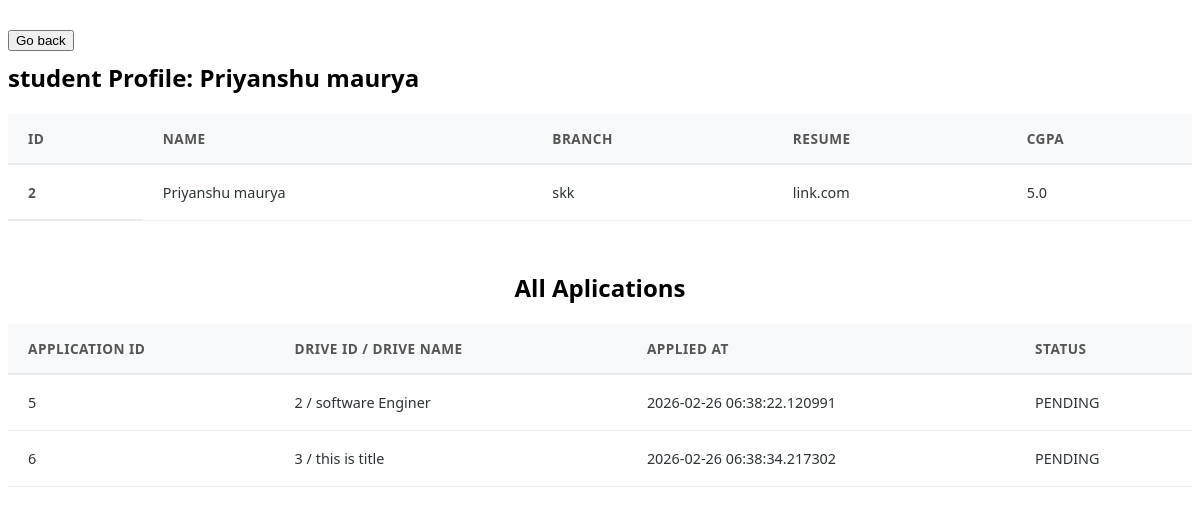
/admin/student/2 (signed in), run on the app's committed database.
### portal/models.py (models this page shows)
class Student(db.Model,UserMixin):
    __tablename__ = 'students'
    id = db.Column(db.Integer , primary_key = True)
    user_id = db.Column(db.Integer,db.ForeignKey('users.id') , nullable = False)
    name = db.Column(db.String(50),nullable = False)
    branch = db.Column(db.String(30) )
    cgpa = db.Column(db.Float ,nullable = False)
    resume_path = db.Column(db.String(200),nullable= False)
    is_blacklisted = db.Column(db.Boolean , default = False)

class Application(db.Model,UserMixin):
    __tablename__ = 'applications'
    id = db.Column(db.Integer , primary_key = True)
    student_id = db.Column(db.Integer,db.ForeignKey('students.id'), nullable = False)
    drive_id = db.Column(db.Integer,db.ForeignKey('placement_drives.id') , nullable = False)
    applied_at = db.Column(db.DateTime,default = datetime.utcnow)
    status = db.Column(db.String(30), nullable = False,default = 'PENDING')#PENDING , SHORTLISTED,SELECTED , REJECTED
    drive = db.relationship('Drive', backref='applications')
    student = db.relationship('Student' , backref = 'students')
    __table_args__ = (
    db.UniqueConstraint('student_id', 'drive_id', name='unique_student_drive'),
)

class Drive(db.Model,UserMixin):
    __tablename__ = 'placement_drives'
    id = db.Column(db.Integer , primary_key = True)
    company_id = db.Column(db.Integer,db.ForeignKey('companies.id') , nullable = False)
    job_title = db.Column(db.String(100), nullable = False)
    description = db.Column(db.String(200), nullable = False)
    eligibility = db.Column(db.String(100), nullable = False)
    deadline = db.Column(db.DateTime, nullable = False)
    status = db.Column(db.String(20), nullable = False,default ='APPROVED') #APPROVED,PENDING,CLOSED
    company = db.relationship('Company' , backref = 'companies')

### app.py (the view)
@app.route('/admin/student/<int:student_id>')
@login_required
def student_details(student_id):
    stud = Student.query.get_or_404(student_id)
    apple = Application.query.filter_by(student_id = stud.id).all()
    return render_template('admin/student_details.html',r = stud,apple=apple)

### app.py (called while the page is built)
@login_manager.user_loader
def load_user(user_id):
    return User.query.get(int(user_id))

### templates/admin/student_details.html (shortened to what this page needs)
<!DOCTYPE html>
<html lang="en">
<head>
</head>
<body>
    <a href="{{url_for('admin_student')}}"><button>Go back</button></a>
    <h2>student Profile: {{ r.name }}</h2>
    <div id="table" class="border">
        <table class="app-tab">
            <thead>
                <tr>
                    <th>ID</th>
                    <th>Name</th>
                    <th>Branch</th>
                    <th>Resume </th>
                    <th>CGPA</th>
                </tr>
            </thead>
            <tbody>
                <tr>
                    <th scope="row">{{r.id}}</th>
                    <td>{{r.name}}</td>
                    <td>{{r.branch}}</td>
                    <td>{{r.resume_path}}</td>
                    <td>{{r.cgpa}}</td>
                </tr>
            </tbody>
        </table>
    </div>
    <h2 style="margin-top: 50px; text-align: center;">All Aplications</h2>
    <table class="app-tab">
        <thead>
            <tr>
                <th>Application id</th>
                <th>Drive ID / Drive Name</th>
                <th>Applied At</th>
                <th>status</th>
            </tr>
        </thead>
        <tbody>
            {% for a in apple %}
            <tr>
                <td>{{a.id}}</td>
                <td>{{a.drive_id}} / {{a.drive.job_title}} </td>
                <td>{{a.applied_at}} </td>
                <td>{{a.status}} </td>
            </tr>
            {% endfor %}
        </tbody>
    </table>
</body>
</html>

### templates/admin/student_details.html (style rules this page uses)
* { margin-top: 10px; }
body { font-family: system-ui, -apple-system, BlinkMacSystemFont, 'Segoe UI', Roboto, Oxygen, Ubuntu, Cantarell, 'Open Sans', 'Helvetica Neue', sans-serif; }
.app-tab { width: 100%; border-collapse: collapse; }
.app-tab thead { background: #f8f9fa; }
.app-tab th { padding: 15px 20px; text-align: left; font-size: 0.85rem; font-weight: 600; color: #555; text-transform: uppercase; letter-spacing: 0.5px; border-bottom: 2px solid #e9ecef; }
.app-tab tbody tr { border-bottom: 1px solid #f0f0f0; transition: all 0.3s ease; }
.app-tab td { padding: 18px 20px; font-size: 0.9rem; color: #2d3436; }

### data on the page
Student: name "Priyanshu maurya", id "2", branch "skk", resume_path "link.com", cgpa "5.0"
Application: id "5", drive_id "2", drive.job_title "software Enginer", applied_at "2026-02-26 06:38:22.120991", status "PENDING"
Application: id "6", drive_id "3", drive.job_title "this is title", applied_at "2026-02-26 06:38:34.217302", status "PENDING"
